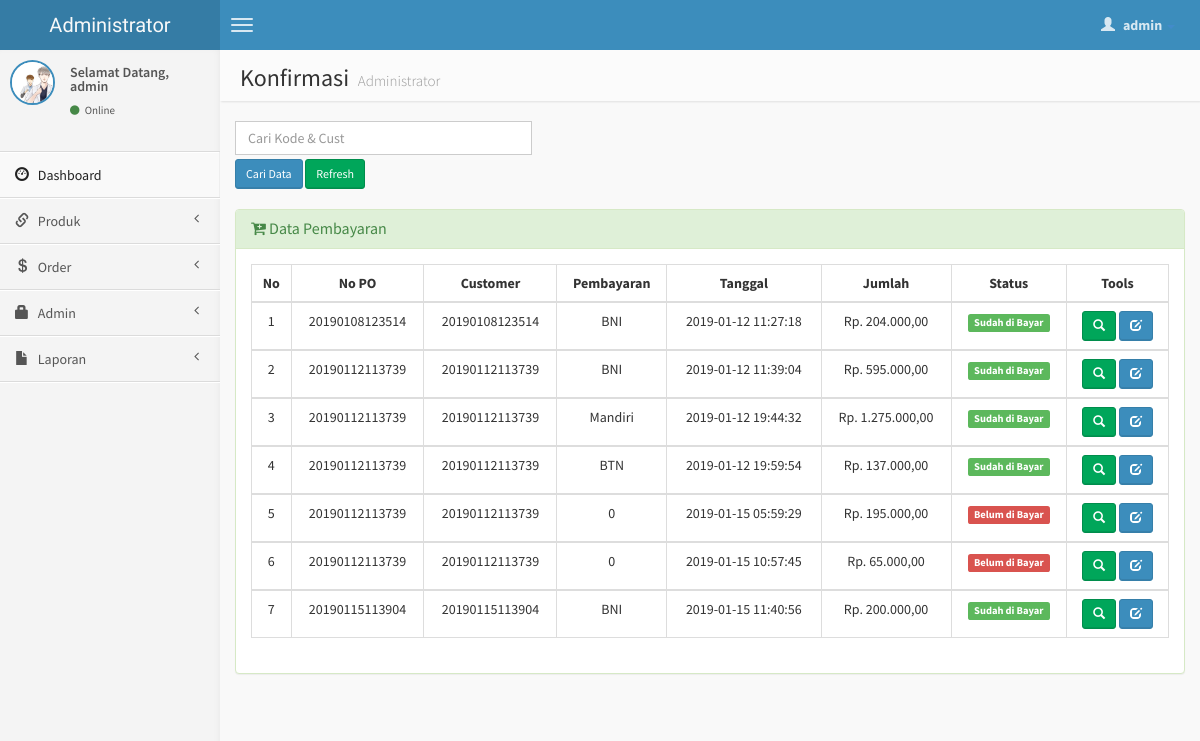
The page /admin/konfirmasi.php (signed in) on the database its author committed.
### tables this page shows
CREATE TABLE `konfirmasi` (
  `id_kon` int(6) NOT NULL,
  `nopo` varchar(20) NOT NULL,
  `kd_cus` varchar(20) NOT NULL,
  `bayar_via` varchar(20) NOT NULL,
  `tanggal` datetime NOT NULL,
  `jumlah` int(10) NOT NULL,
  `bukti_transfer` varchar(50) NOT NULL,
  `status` enum('Bayar','Belum') NOT NULL
);

### admin/konfirmasi.php (the view, shortened to what this page needs)
<?php
if (empty($_SESSION['username'])){
	header('location:../index.php');
} else {
?>
<!DOCTYPE html>
<html>
    <head>
        <link href="../dist/css/bootstrap.css" rel="stylesheet" type="text/css" />
        <link href="//cdnjs.cloudflare.com/ajax/libs/font-awesome/4.1.0/css/font-awesome.min.css" rel="stylesheet" type="text/css" />
        <link href="//code.ionicframework.com/ionicons/1.5.2/css/ionicons.min.css" rel="stylesheet" type="text/css" />
        <link href="../css/morris/morris.css" rel="stylesheet" type="text/css" />
        <link href="../css/jvectormap/jquery-jvectormap-1.2.2.css" rel="stylesheet" type="text/css" />
        <link href="../css/datepicker/datepicker3.css" rel="stylesheet" type="text/css" />
        <link href="../css/daterangepicker/daterangepicker-bs3.css" rel="stylesheet" type="text/css" />
        <link href="../css/bootstrap-wysihtml5/bootstrap3-wysihtml5.min.css" rel="stylesheet" type="text/css" />
        <link href="../css/AdminLTE.css" rel="stylesheet" type="text/css" />
        <link rel="stylesheet" href="datatables/dataTables.bootstrap.css"/>
    </head>
    <body class="skin-blue">
        <header class="header">
            <a href="index.php" class="logo">
                Administrator
            </a>
            <nav class="navbar navbar-static-top" role="navigation">
                <a href="#" class="navbar-btn sidebar-toggle" data-toggle="offcanvas" role="button">
                    <span class="icon-bar"></span>
                    <span class="icon-bar"></span>
                    <span class="icon-bar"></span>
                </a>
                <div class="navbar-right">
                    <ul class="nav navbar-nav">
                        <li class="dropdown user user-menu">
                            <a href="#" class="dropdown-toggle" data-toggle="dropdown">
                                <i class="glyphicon glyphicon-user"></i>
                                <span><?php echo $_SESSION['fullname']; ?> <i class="caret"></i></span>
                            </a>
<?php } ?>
                        </li>
                    </ul>
                </div>
            </nav>
        </header>
        <div class="wrapper row-offcanvas row-offcanvas-left">
            <aside class="left-side sidebar-offcanvas">
                <section class="sidebar">
                    <div class="user-panel">
                        <div class="pull-left image">
                            <img src="<?php echo $_SESSION['gambar']; ?>" class="img-circle" alt="User Image" style="border: 2px solid #3C8DBC;" />
                        </div>
                        <div class="pull-left info">
                            <p>Selamat Datang,<br /><?php echo $_SESSION['fullname']; ?></p>
                            <a href="#"><i class="fa fa-circle text-success"></i> Online</a>
                        </div>
                    </div>
                    <?php include "menu.php"; ?>
                </section>
            </aside>
            <aside class="right-side">
                <section class="content-header">
                    <h1>
                        Konfirmasi
                        <small>Administrator</small>
                    </h1>
                </section>
                <section class="content">
                    <div class="row">
              <div class="col-lg-4">
              <form action='konfirmasi.php' method="POST">
	       <input type='text' class="form-control" style="margin-bottom: 4px;" name='qcari' placeholder='Cari Kode & Cust' required />
           <input type='submit' value='Cari Data' class="btn btn-sm btn-primary" /> <a href='konfirmasi.php' class="btn btn-sm btn-success" >Refresh</i></a>
          	</div>
              </div>
                    <br />
                    <div class="row">
                        <div class="col-lg-12">
                    <div class="panel panel-success">
                        <div class="panel-heading">
                        <h3 class="panel-title"><i class="fa fa-cart-plus"></i> Data Pembayaran </h3>
                        </div>
                        <div class="panel-body">
                    <?php
                    $query1="select * from konfirmasi";
                    $tampil=mysqli_query($koneksi, $query1) or die(mysqli_error());
                    ?>
                  <table id="example" class="table table-hover table-bordered">
                  <thead>
                      <tr>
                        <th><center>No </center></th>
                        <th><center>No PO </center></th>
                        <th><center>Customer </i></center></th>
                        <th><center>Pembayaran </center></th>
                        <th><center>Tanggal </center></th>
                        <th><center>Jumlah </center></th>
                        <th><center>Status </center></th>
                        <th><center>Tools</center></th>
                      </tr>
                  </thead>
                     <?php
                     $no=0;
                     while($data=mysqli_fetch_array($tampil))
                    { $no++; ?>
                    <tbody>
                    <tr>
                    <td><center><?php echo $no; ?></center></td>
                    <td><center><?php echo $data['nopo'];?></center></td>
                    <td><center><?php echo $data['kd_cus'];?></center></td>
                    <td><center><?php echo $data['bayar_via']; ?></center></td>
                    <td><center><?php echo $data['tanggal']; ?></center></td>
                    <td><center>Rp. <?php echo number_format($data['jumlah'],2,",",".");?></center></td>
                    <td><center><?php
                            if($data['status'] == 'Bayar'){
								echo '<span class="label label-success">Sudah di Bayar</span>';
							}
                            else if ($data['status'] == 'Belum' ){
								echo '<span class="label label-danger">Belum di Bayar</span>';
							}
                    ?>
                    </center></td>
                    <td><center><div id="thanks"><a class="btn btn-sm btn-success" data-placement="bottom" data-toggle="tooltip" title="Detail Konfirmasi" href="detail-konfirmasi.php?hal=detail&kd=<?php echo $data['id_kon'];?>"><span class="glyphicon glyphicon-search"></span></a>
                    <a class="btn btn-sm btn-primary" data-placement="bottom" data-toggle="tooltip" title="Edit Konfirmasi" href="edit-konfirmasi.php?hal=edit&kode=<?php echo $data['id_kon'];?>"><span class="glyphicon glyphicon-edit"></span></a>
                    </center></td></tr></div>
                 <?php
              }
              ?>
                   </tbody>
    </body>
</html>

### rows shown on the page
konfirmasi: nopo "20190108123514", kd_cus "20190108123514", bayar_via "BNI", tanggal "2019-01-12 11:27:18", jumlah "204.000,00", status "Sudah di Bayar"
konfirmasi: nopo "20190112113739", kd_cus "20190112113739", bayar_via "BNI", tanggal "2019-01-12 11:39:04", jumlah "595.000,00", status "Sudah di Bayar"
konfirmasi: nopo "20190112113739", kd_cus "20190112113739", bayar_via "Mandiri", tanggal "2019-01-12 19:44:32", jumlah "1.275.000,00", status "Sudah di Bayar"
konfirmasi: nopo "20190112113739", kd_cus "20190112113739", bayar_via "BTN", tanggal "2019-01-12 19:59:54", jumlah "137.000,00", status "Sudah di Bayar"
konfirmasi: nopo "20190112113739", kd_cus "20190112113739", bayar_via "0", tanggal "2019-01-15 05:59:29", jumlah "195.000,00", status "Belum di Bayar"
konfirmasi: nopo "20190112113739", kd_cus "20190112113739", bayar_via "0", tanggal "2019-01-15 10:57:45", jumlah "65.000,00", status "Belum di Bayar"
konfirmasi: nopo "20190115113904", kd_cus "20190115113904", bayar_via "BNI", tanggal "2019-01-15 11:40:56", jumlah "200.000,00", status "Sudah di Bayar"

### other values the page prints
$_SESSION['fullname'] "admin"
